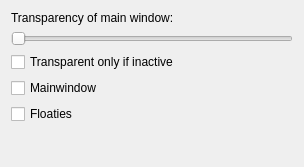
<ui version="4.0" >
 <class>TransparentCfgBase</class>
 <widget class="QWidget" name="TransparentCfgBase" >
  <property name="geometry" >
   <rect>
    <x>0</x>
    <y>0</y>
    <width>304</width>
    <height>167</height>
   </rect>
  </property>
  <property name="windowTitle" >
   <string>Form1</string>
  </property>
  <layout class="QVBoxLayout" >
   <property name="margin" >
    <number>11</number>
   </property>
   <property name="spacing" >
    <number>6</number>
   </property>
   <item>
    <widget class="QLabel" name="TextLabel1" >
     <property name="sizePolicy" >
      <sizepolicy>
       <hsizetype>1</hsizetype>
       <vsizetype>1</vsizetype>
       <horstretch>0</horstretch>
       <verstretch>0</verstretch>
      </sizepolicy>
     </property>
     <property name="text" >
      <string>Transparency of main window:</string>
     </property>
     <property name="alignment" >
      <set>Qt::AlignLeading|Qt::AlignLeft|Qt::AlignVCenter</set>
     </property>
     <property name="wordWrap" >
      <bool>false</bool>
     </property>
    </widget>
   </item>
   <item>
    <widget class="QSlider" name="sldTransparency" >
     <property name="maximum" >
      <number>100</number>
     </property>
     <property name="singleStep" >
      <number>5</number>
     </property>
     <property name="pageStep" >
      <number>20</number>
     </property>
     <property name="orientation" >
      <enum>Qt::Horizontal</enum>
     </property>
     <property name="tickInterval" >
      <number>0</number>
     </property>
    </widget>
   </item>
   <item>
    <widget class="QCheckBox" name="chkInactive" >
     <property name="text" >
      <string>Transparent only if inactive</string>
     </property>
    </widget>
   </item>
   <item>
    <widget class="QCheckBox" name="chkMainWindow" >
     <property name="text" >
      <string>Mainwindow</string>
     </property>
    </widget>
   </item>
   <item>
    <widget class="QCheckBox" name="chkFloatings" >
     <property name="text" >
      <string>Floaties</string>
     </property>
    </widget>
   </item>
   <item>
    <spacer>
     <property name="orientation" >
      <enum>Qt::Vertical</enum>
     </property>
     <property name="sizeType" >
      <enum>QSizePolicy::Expanding</enum>
     </property>
     <property name="sizeHint" >
      <size>
       <width>20</width>
       <height>20</height>
      </size>
     </property>
    </spacer>
   </item>
  </layout>
 </widget>
 <resources/>
 <connections/>
</ui>
